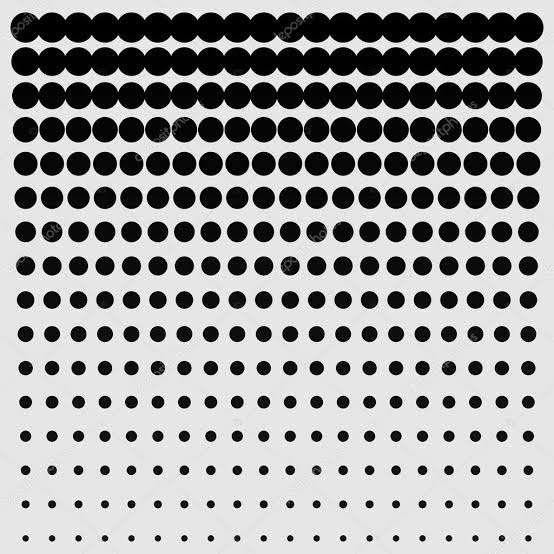
#> input picture test/dispersed_dots.jpg, 554 x 554 px
$ python dark_shapes_detection.py
#> lines starting #> are read from the running program, lines starting #| are printed output that depends on the picture; after the words box and inside, x2 and y2 are one past the last pixel; in counts of white or black regions, pixels touching at a corner belong together
import cv2
import numpy as np

def euclidean_distance(p1, p2):
    return np.linalg.norm(np.array(p1) - np.array(p2))

def load_gray(path: str, size: tuple = (512, 512)):
#> called with path = 'test/dispersed_dots.jpg', size = (512, 512)
    img = cv2.imread(path)
#> img is the input picture: shape (554, 554, 3); min 0, max 255, mean 160
    resize_img = cv2.resize(img, size)
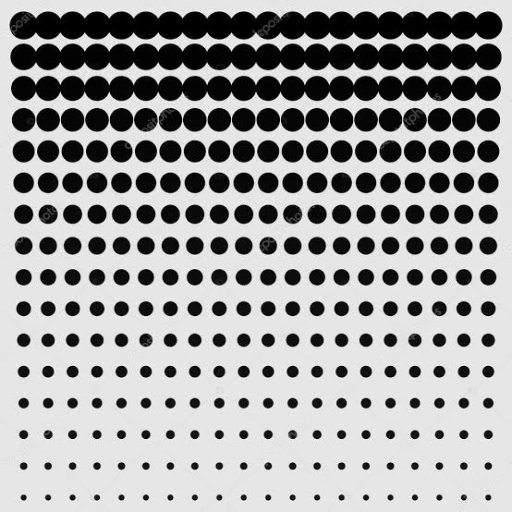
#> resize_img: shape (512, 512, 3); min 0, max 253, mean 160
    return resize_img, cv2.cvtColor(resize_img, cv2.COLOR_BGR2GRAY)

def find_dark_spots(gray, min_area=5, blur_ksize=3):
    _, thresh = cv2.threshold(gray, 0, 255, cv2.THRESH_BINARY_INV + cv2.THRESH_OTSU)
    n_labels, labels, stats, centroids = cv2.connectedComponentsWithStats(thresh, connectivity=8)

    spots = []
    for i in range(1, n_labels):
        size_px = stats[i, cv2.CC_STAT_AREA]
        if size_px < min_area:
            continue

        mask = (labels == i).astype(np.uint8) * 255
        contour, _ = cv2.findContours(mask, cv2.RETR_EXTERNAL, cv2.CHAIN_APPROX_SIMPLE)
        cx, cy = centroids[i]

        spots.append({
            "id": i,
            "centroid": (int(cx), int(cy)),
            "contour": contour[0],
            "size_px": int(size_px),
        })
    return spots

def draw_spots(img, spots, color=(255, 0, 255)):
    for s in spots:
        print(s)
        cv2.drawContours(img, [s["contour"]], -1, color, 1)
        cx, cy = s["centroid"]
        label = f'#{s["id"]} {s["size_px"]}px'
        cv2.putText(img, label, (cx + 5, cy - 5), cv2.FONT_HERSHEY_SIMPLEX, 0.35, color, 1)
    return img

if __name__ == "__main__":
    img, gray = load_gray("test/dispersed_dots.jpg")
    spots = find_dark_spots(gray)
#> in find_dark_spots, `_, thresh = cv2.threshold(gray, 0, 255, cv2.THRESH_BINARY_INV + cv2.TH..`:
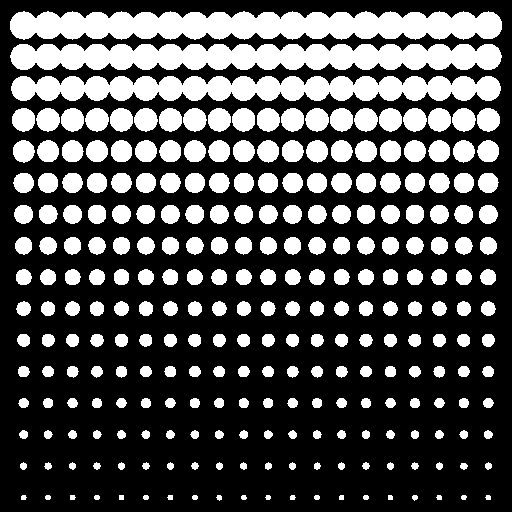
#> thresh: shape (512, 512); 31.4% white; 263 white regions, largest, box (x1, y1, x2, y2) and area: (10, 11, 502, 40) 11624, (10, 44, 502, 70) 10747, (11, 76, 501, 101) 9805
#> in find_dark_spots, `n_labels, labels, stats, centroids = cv2.connectedComponentsWithStats(..`:
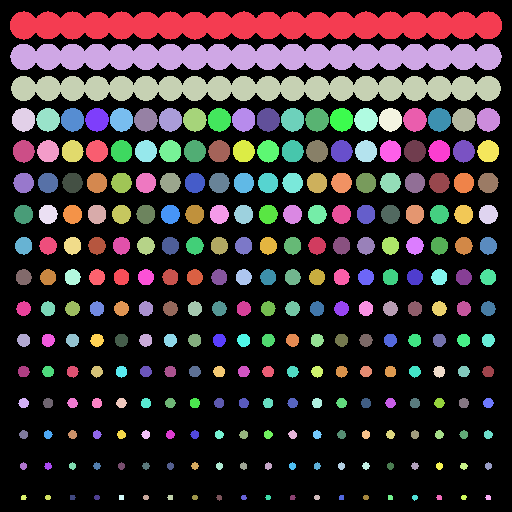
#> labels: shape (512, 512) int32; 264 distinct labels, from 0 to 263; one colour per label, 0 black
#> in find_dark_spots, `n_labels, labels, stats, centroids = cv2.connectedComponentsWithStats(..`: n_labels = 264; stats = 264 rows, first 6: [0, 0, 512, 512, 179932], [10, 11, 492, 29, 11624], [10, 44, 492, 26, 10747], [11, 76, 490, 25, 9805], [12, 108, 23, 24, 435], [36, 108, 24, 24, 435]; centroids = 264 pairs, first value 23 to 488, second value 25 to 497.2
#> the loop in find_dark_spots, `for i in range(1, n_labels):` made 263 passes
#> (size_px, cx, cy) on passes 1 to 3: (11624, 255.4, 25), (10747, 255.5, 56.43), (9805, 255.6, 87.96)
#> pass 1, in find_dark_spots, `mask = (labels == i).astype(np.uint8) * 255`:
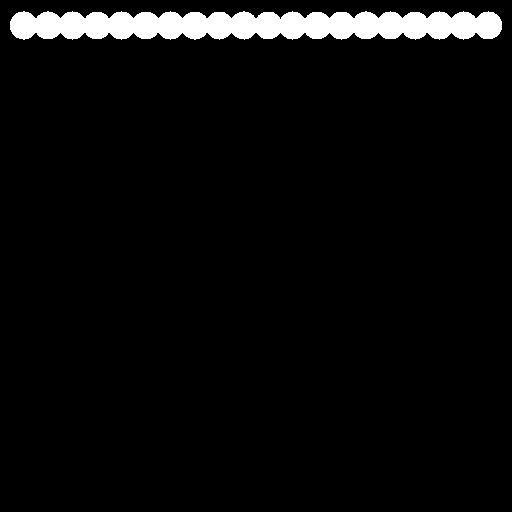
#> mask: shape (512, 512); 4.4% white; 1 white region, box (x1, y1, x2, y2) and area: (10, 11, 502, 40) 11624
#> pass 3, in find_dark_spots, `mask = (labels == i).astype(np.uint8) * 255`:
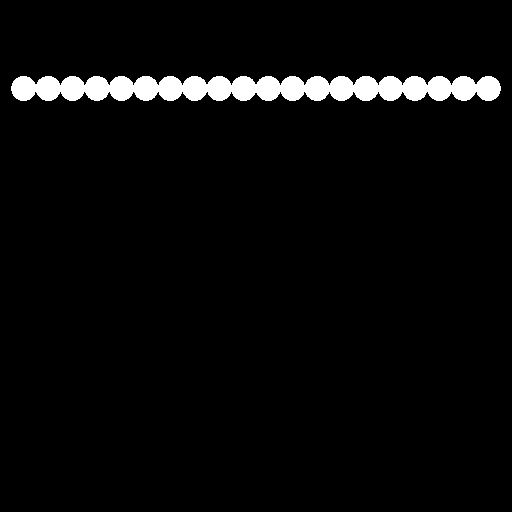
#> mask: shape (512, 512); 3.7% white; 1 white region, box (x1, y1, x2, y2) and area: (11, 76, 501, 101) 9805
#> after the loop in find_dark_spots, `for i in range(1, n_labels):`:
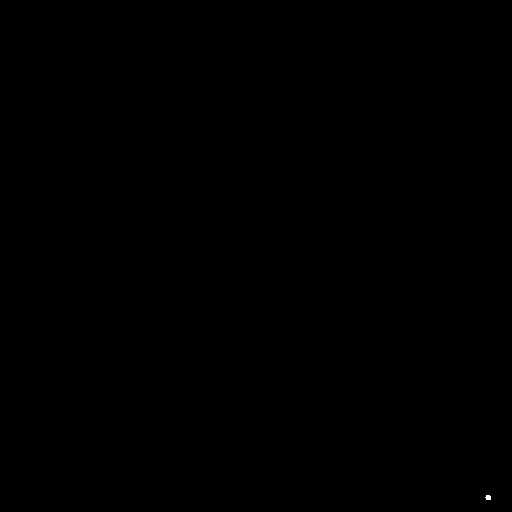
#> mask: shape (512, 512); 0.01% white; 1 white region, box (x1, y1, x2, y2) and area: (485, 495, 491, 500) 25
#> after the loop in find_dark_spots, `for i in range(1, n_labels):`: spots = 263 items
#> spots = 263 items
    result = draw_spots(img, spots)
#> the loop in draw_spots, `for s in spots:` made 263 passes
#> (cx, cy, label) on passes 1 to 3: (255, 24, '#1 11624px'), (255, 56, '#2 10747px'), (255, 87, '#3 9805px')
#> (printed output is left out)
#> after the loop in draw_spots, `for s in spots:`:
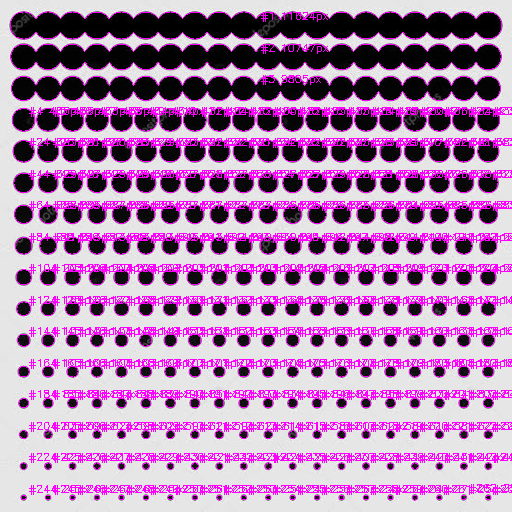
#> img: shape (512, 512, 3); 16.29% of pixels changed, all inside (x1, y1, x2, y2) = (10, 11, 512, 501)

    cv2.imshow("Dark shapes detected", result)
    cv2.waitKey(0)
    cv2.destroyAllWindows()
